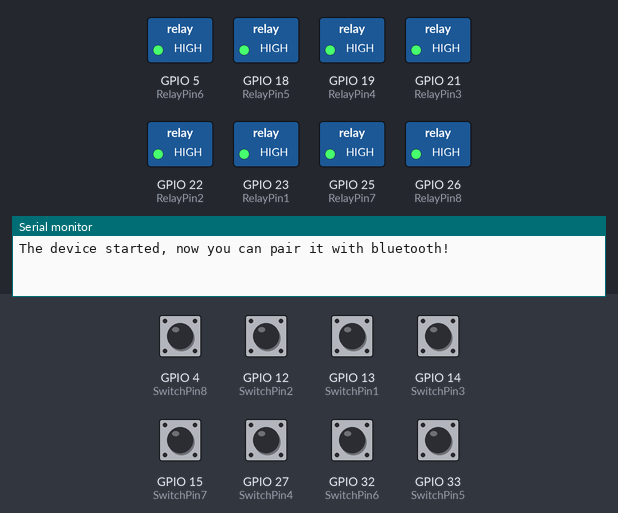
Recording of a sketch running on a simulated ESP32. On the bench: switched loads named in the sketch (green lamp = pin HIGH), the last lines printed to the serial monitor. The inputs (shaded band) are chosen by the test bench; at power-on: GPIO 4 (SwitchPin8), GPIO 12 (SwitchPin2), GPIO 13 (SwitchPin1), GPIO 14 (SwitchPin3), GPIO 15 (SwitchPin7), GPIO 27 (SwitchPin4), GPIO 32 (SwitchPin6), GPIO 33 (SwitchPin5) HIGH. Nothing arrives over Bluetooth unless stated.

Above: at 6.4 s.
6.5 s: GPIO 4 (SwitchPin8) pulled LOW for 0.15 s
At 6.59 s:
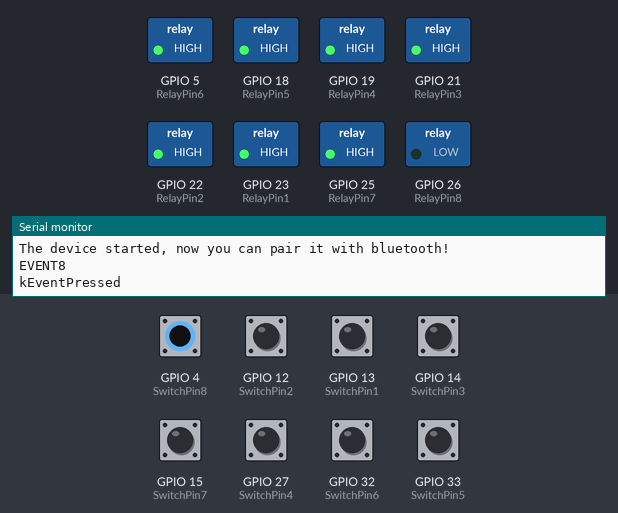
8.1 s: GPIO 12 (SwitchPin2) pulled LOW for 0.15 s
At 8.19 s:
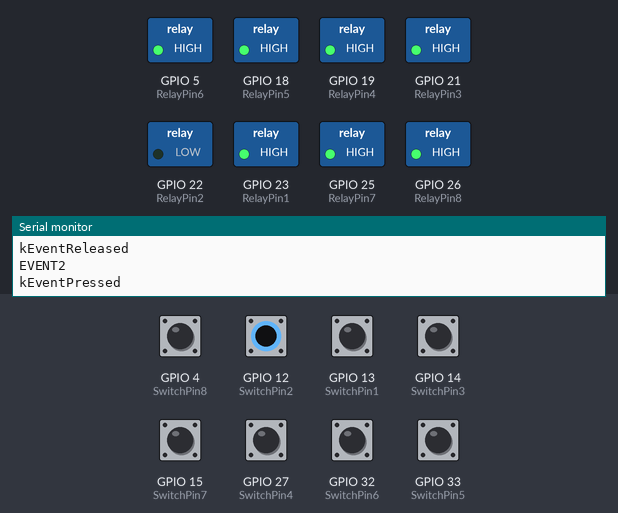
9.7 s: GPIO 13 (SwitchPin1) pulled LOW for 0.15 s
At 9.79 s:
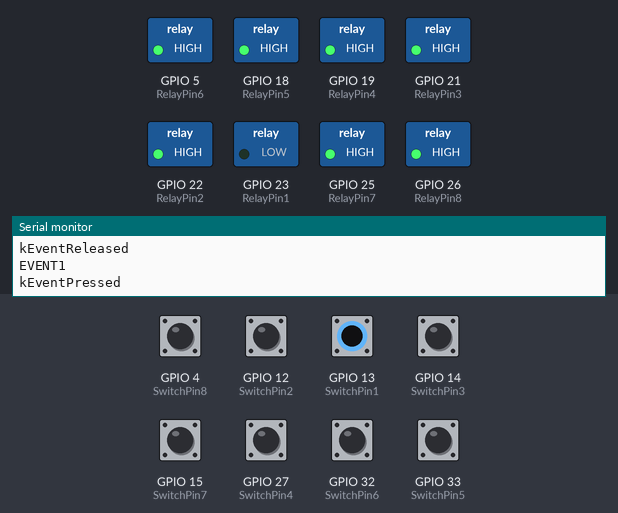
11.3 s: GPIO 14 (SwitchPin3) pulled LOW for 0.15 s
At 11.39 s:
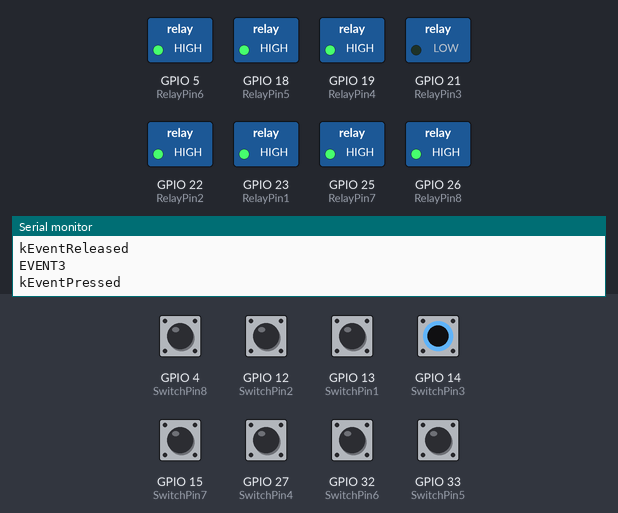
12.9 s: GPIO 15 (SwitchPin7) pulled LOW for 0.15 s
At 12.99 s:
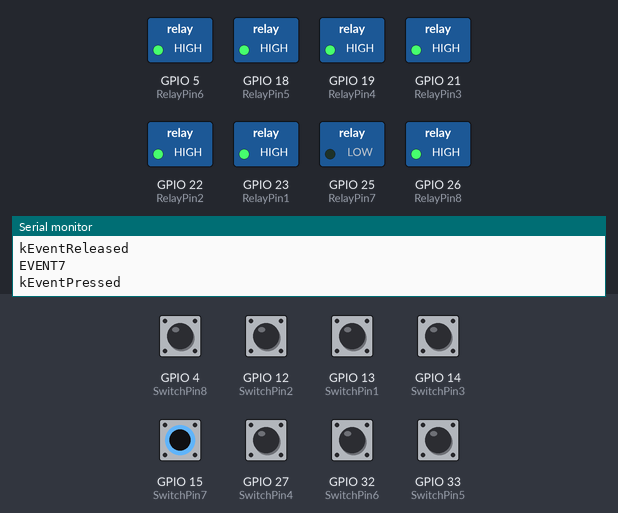
14.5 s: GPIO 27 (SwitchPin4) pulled LOW for 0.15 s
At 14.59 s:
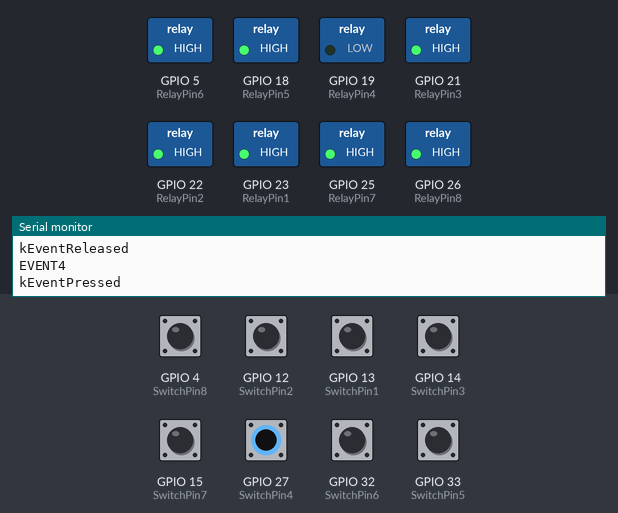
Timing chart, 0 to 17.1 s (numbered marks = the images above; inputs shaded):
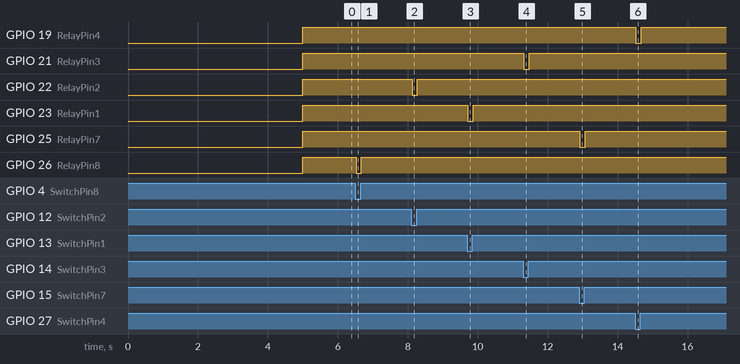

Measured:
- after the input at 6.5 s, GPIO 26 (RelayPin8): HIGH → LOW at once, → HIGH 0.15 s later
- after the input at 8.1 s, GPIO 22 (RelayPin2): HIGH → LOW at once, → HIGH 0.15 s later
- after the input at 9.7 s, GPIO 23 (RelayPin1): HIGH → LOW at once, → HIGH 0.15 s later
- after the input at 11.3 s, GPIO 21 (RelayPin3): HIGH → LOW at once, → HIGH 0.15 s later
- after the input at 12.9 s, GPIO 25 (RelayPin7): HIGH → LOW at once, → HIGH 0.15 s later
- after the input at 14.5 s, GPIO 19 (RelayPin4): HIGH → LOW at once, → HIGH 0.15 s later

The sketch:

sketch_jun5a.ino
```cpp
#include "BluetoothSerial.h"
#include <AceButton.h>
using namespace ace_button;

#if !defined(CONFIG_BT_ENABLED) || !defined(CONFIG_BLUEDROID_ENABLED)
#error Bluetooth is not enabled! Please run
make menuconfig to and enable it
#endif

BluetoothSerial SerialBT;

// define the GPIO connected with Relays and switches
#define RelayPin1 23  //D23
#define RelayPin2 22  //D22
#define RelayPin3 21  //D21

#define RelayPin4 19  //D19
#define RelayPin5 18  //D18
#define RelayPin6 5   //D5
#define RelayPin7 25  //D25
#define RelayPin8 26  //D26

#define SwitchPin1 13  //D13
#define SwitchPin2 12  //D12
#define SwitchPin3 14  //D14
#define SwitchPin4 27  //D27
#define SwitchPin5 33  //D33
#define SwitchPin6 32  //D32
#define SwitchPin7 15  //D15
#define SwitchPin8 4   //D4

int toggleState_1 = 1; //Define integer to remember the toggle state for relay 1
int toggleState_2 = 1; //Define integer to remember the toggle state for relay 2
int toggleState_3 = 1; //Define integer to remember the toggle state for relay 3
int toggleState_4 = 1; //Define integer to remember the toggle state for relay 4
int toggleState_5 = 1; //Define integer to remember the toggle state for relay 5
int toggleState_6 = 1; //Define integer to remember the toggle state for relay 6
int toggleState_7 = 1; //Define integer to remember the toggle state for relay 7
int toggleState_8 = 1; //Define integer to remember the toggle state for relay 8

char bt_data; // variable for storing bluetooth data

ButtonConfig config1;
AceButton button1(&config1);
ButtonConfig config2;
AceButton button2(&config2);
ButtonConfig config3;
AceButton button3(&config3);
ButtonConfig config4;
AceButton button4(&config4);
ButtonConfig config5;
AceButton button5(&config5);
ButtonConfig config6;
AceButton button6(&config6);
ButtonConfig config7;
AceButton button7(&config7);
ButtonConfig config8;
AceButton button8(&config8);


void handleEvent1(AceButton*, uint8_t, uint8_t);
void handleEvent2(AceButton*, uint8_t, uint8_t);
void handleEvent3(AceButton*, uint8_t, uint8_t);
void handleEvent4(AceButton*, uint8_t, uint8_t);
void handleEvent5(AceButton*, uint8_t, uint8_t);
void handleEvent6(AceButton*, uint8_t, uint8_t);
void handleEvent7(AceButton*, uint8_t, uint8_t);
void handleEvent8(AceButton*, uint8_t, uint8_t);

void all_Switch_ON(){
  digitalWrite(RelayPin1, LOW); toggleState_1 = 0; delay(100);
  digitalWrite(RelayPin2, LOW); toggleState_2 = 0; delay(100);
  digitalWrite(RelayPin3, LOW); toggleState_3 = 0; delay(100);
  digitalWrite(RelayPin4, LOW); toggleState_4 = 0; delay(100);
  digitalWrite(RelayPin5, LOW); toggleState_5 = 0; delay(100);
  digitalWrite(RelayPin6, LOW); toggleState_6 = 0; delay(100);
  digitalWrite(RelayPin7, LOW); toggleState_7 = 0; delay(100);
  digitalWrite(RelayPin8, LOW); toggleState_8 = 0; delay(100);
}

void all_Switch_OFF(){
  digitalWrite(RelayPin1, HIGH); toggleState_1 = 1; delay(100);
  digitalWrite(RelayPin2, HIGH); toggleState_2 = 1; delay(100);
  digitalWrite(RelayPin3, HIGH); toggleState_3 = 1; delay(100);
  digitalWrite(RelayPin4, HIGH); toggleState_4 = 1; delay(100);
  digitalWrite(RelayPin5, HIGH); toggleState_5 = 1; delay(100);
  digitalWrite(RelayPin6, HIGH); toggleState_6 = 1; delay(100);
  digitalWrite(RelayPin7, HIGH); toggleState_7 = 1; delay(100);
  digitalWrite(RelayPin8, HIGH); toggleState_8 = 1; delay(100);
}

void Bluetooth_handle()
{
  bt_data = SerialBT.read();
//  Serial.println(bt_data);
  delay(20);

  switch(bt_data)
      {
        case 'A': digitalWrite(RelayPin1, LOW);  toggleState_1 = 0; break; // if 'A' received Turn on Relay1
        case 'a': digitalWrite(RelayPin1, HIGH); toggleState_1 = 1; break; // if 'a' received Turn off Relay1
        case 'B': digitalWrite(RelayPin2, LOW);  toggleState_2 = 0; break; // if 'B' received Turn on Relay2
        case 'b': digitalWrite(RelayPin2, HIGH); toggleState_2 = 1; break; // if 'b' received Turn off Relay2
        case 'C': digitalWrite(RelayPin3, LOW);  toggleState_3 = 0; break; // if 'C' received Turn on Relay3
        case 'c': digitalWrite(RelayPin3, HIGH); toggleState_3 = 1; break; // if 'c' received Turn off Relay3
        case 'D': digitalWrite(RelayPin4, LOW);  toggleState_4 = 0; break; // if 'D' received Turn on Relay4
        case 'd': digitalWrite(RelayPin4, HIGH); toggleState_4 = 1; break; // if 'd' received Turn off Relay4
        case 'E': digitalWrite(RelayPin5, LOW);  toggleState_5 = 0; break; // if 'E' received Turn on Relay5
        case 'e': digitalWrite(RelayPin5, HIGH); toggleState_5 = 1; break; // if 'e' received Turn off Relay5
        case 'F': digitalWrite(RelayPin6, LOW);  toggleState_6 = 0; break; // if 'F' received Turn on Relay6
        case 'f': digitalWrite(RelayPin6, HIGH); toggleState_6 = 1; break; // if 'f' received Turn off Relay6
        case 'G': digitalWrite(RelayPin7, LOW);  toggleState_7 = 0; break; // if 'G' received Turn on Relay7
        case 'g': digitalWrite(RelayPin7, HIGH); toggleState_7 = 1; break; // if 'g' received Turn off Relay7
        case 'H': digitalWrite(RelayPin8, LOW);  toggleState_8 = 0; break; // if 'H' received Turn on Relay8
        case 'h': digitalWrite(RelayPin8, HIGH); toggleState_8 = 1; break; // if 'h' received Turn off Relay8
        case 'Z': all_Switch_ON(); break;  // if 'Z' received Turn on all Relays
        case 'z': all_Switch_OFF(); break; // if 'z' received Turn off all Relays
        default : break;
      }
}

void setup()
{
  Serial.begin(9600);

  btStart();  //Serial.println("Bluetooth On");

  SerialBT.begin("ESP32_BT"); //Bluetooth device name
  Serial.println("The device started, now you can pair it with bluetooth!");
  delay(5000);

  pinMode(RelayPin1, OUTPUT);
  pinMode(RelayPin2, OUTPUT);
  pinMode(RelayPin3, OUTPUT);
  pinMode(RelayPin4, OUTPUT);
  pinMode(RelayPin5, OUTPUT);
  pinMode(RelayPin6, OUTPUT);
  pinMode(RelayPin7, OUTPUT);
  pinMode(RelayPin8, OUTPUT);

//  pinMode(wifiLed, OUTPUT);

  pinMode(SwitchPin1, INPUT_PULLUP);
  pinMode(SwitchPin2, INPUT_PULLUP);
  pinMode(SwitchPin3, INPUT_PULLUP);
  pinMode(SwitchPin4, INPUT_PULLUP);
  pinMode(SwitchPin5, INPUT_PULLUP);
  pinMode(SwitchPin6, INPUT_PULLUP);
  pinMode(SwitchPin7, INPUT_PULLUP);
  pinMode(SwitchPin8, INPUT_PULLUP);

  //During Starting all Relays should TURN OFF
  digitalWrite(RelayPin1, toggleState_1);
  digitalWrite(RelayPin2, toggleState_2);
  digitalWrite(RelayPin3, toggleState_3);
  digitalWrite(RelayPin4, toggleState_4);
  digitalWrite(RelayPin5, toggleState_5);
  digitalWrite(RelayPin6, toggleState_6);
  digitalWrite(RelayPin7, toggleState_7);
  digitalWrite(RelayPin8, toggleState_8);

  config1.setEventHandler(button1Handler);
  config2.setEventHandler(button2Handler);
  config3.setEventHandler(button3Handler);
  config4.setEventHandler(button4Handler);
  config5.setEventHandler(button5Handler);
  config6.setEventHandler(button6Handler);
  config7.setEventHandler(button7Handler);
  config8.setEventHandler(button8Handler);

  button1.init(SwitchPin1);
  button2.init(SwitchPin2);
  button3.init(SwitchPin3);
  button4.init(SwitchPin4);
  button5.init(SwitchPin5);
  button6.init(SwitchPin6);
  button7.init(SwitchPin7);
  button8.init(SwitchPin8);

  delay(200);
}

void loop()
{
  if (SerialBT.available()){
   Bluetooth_handle();
 }

  button1.check();
  button2.check();
  button3.check();
  button4.check();
  button5.check();
  button6.check();
  button7.check();
  button8.check();
}

void button1Handler(AceButton* button, uint8_t eventType, uint8_t buttonState) {
  Serial.println("EVENT1");
  switch (eventType) {
    case AceButton::kEventPressed:
      Serial.println("kEventPressed");
      toggleState_1 = 0;
      digitalWrite(RelayPin1, LOW);
      break;
    case AceButton::kEventReleased:
      Serial.println("kEventReleased");
      toggleState_1 = 1;
      digitalWrite(RelayPin1, HIGH);
      break;
  }
}

void button2Handler(AceButton* button, uint8_t eventType, uint8_t buttonState) {
  Serial.println("EVENT2");
  switch (eventType) {
    case AceButton::kEventPressed:
      Serial.println("kEventPressed");
      toggleState_2 = 0;
      digitalWrite(RelayPin2, LOW);
      break;
    case AceButton::kEventReleased:
      Serial.println("kEventReleased");
      toggleState_2 = 1;
      digitalWrite(RelayPin2, HIGH);
      break;
  }
}

void button3Handler(AceButton* button, uint8_t eventType, uint8_t buttonState) {
  Serial.println("EVENT3");
  switch (eventType) {
    case AceButton::kEventPressed:
      Serial.println("kEventPressed");
      toggleState_3 = 0;
      digitalWrite(RelayPin3, LOW);
      break;
    case AceButton::kEventReleased:
      Serial.println("kEventReleased");
      toggleState_3 = 1;
      digitalWrite(RelayPin3, HIGH);
      break;
  }
}

void button4Handler(AceButton* button, uint8_t eventType, uint8_t buttonState) {
  Serial.println("EVENT4");
  switch (eventType) {
    case AceButton::kEventPressed:
      Serial.println("kEventPressed");
      toggleState_4 = 0;
      digitalWrite(RelayPin4, LOW);
      break;
    case AceButton::kEventReleased:
      Serial.println("kEventReleased");
      toggleState_4 = 1;
      digitalWrite(RelayPin4, HIGH);
      break;
  }
}

void button5Handler(AceButton* button, uint8_t eventType, uint8_t buttonState) {
  Serial.println("EVENT5");
  switch (eventType) {
    case AceButton::kEventPressed:
      Serial.println("kEventPressed");
      toggleState_5 = 0;
      digitalWrite(RelayPin5, LOW);
      break;
    case AceButton::kEventReleased:
      Serial.println("kEventReleased");
      toggleState_5 = 1;
      digitalWrite(RelayPin5, HIGH);
      break;
  }
}

void button6Handler(AceButton* button, uint8_t eventType, uint8_t buttonState) {
  Serial.println("EVENT6");
  switch (eventType) {
    case AceButton::kEventPressed:
      Serial.println("kEventPressed");
      toggleState_6 = 0;
      digitalWrite(RelayPin6, LOW);
      break;
    case AceButton::kEventReleased:
      Serial.println("kEventReleased");
      toggleState_6 = 1;
      digitalWrite(RelayPin6, HIGH);
      break;
  }
}

void button7Handler(AceButton* button, uint8_t eventType, uint8_t buttonState) {
  Serial.println("EVENT7");
  switch (eventType) {
    case AceButton::kEventPressed:
      Serial.println("kEventPressed");
      toggleState_7 = 0;
      digitalWrite(RelayPin7, LOW);
      break;
    case AceButton::kEventReleased:
      Serial.println("kEventReleased");
      toggleState_7 = 1;
      digitalWrite(RelayPin7, HIGH);
      break;
  }
}

void button8Handler(AceButton* button, uint8_t eventType, uint8_t buttonState) {
  Serial.println("EVENT8");
  switch (eventType) {
    case AceButton::kEventPressed:
      Serial.println("kEventPressed");
      toggleState_8 = 0;
      digitalWrite(RelayPin8, LOW);
      break;
    case AceButton::kEventReleased:
      Serial.println("kEventReleased");
      toggleState_8 = 1;
      digitalWrite(RelayPin8, HIGH);
      break;
  }
}
```
